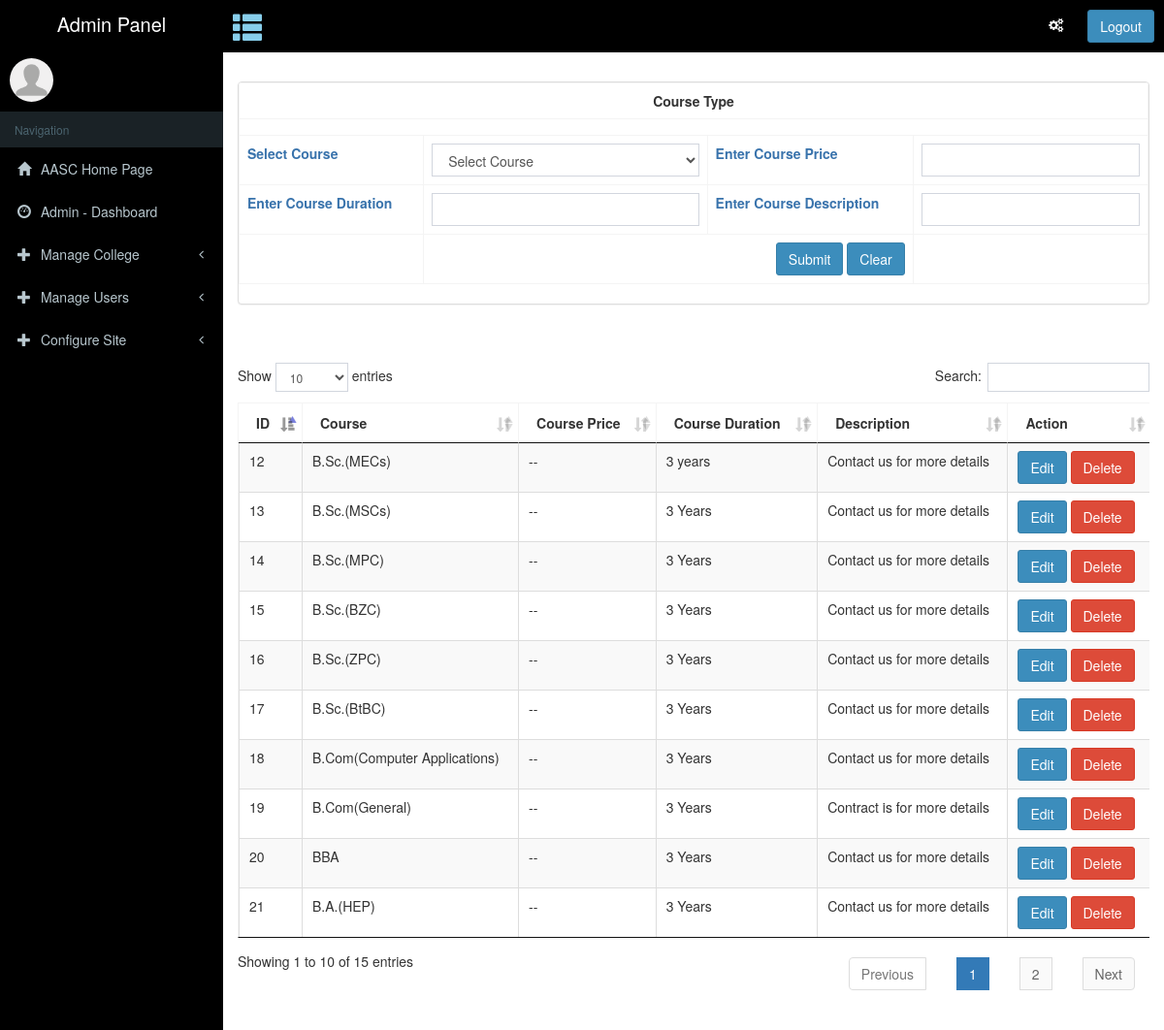
/account/manage-aasc/manage-course-details.php (signed in), run on the app's committed database.
### tables this page shows
CREATE TABLE `coursetype` (
  `id` int(11) NOT NULL,
  `price` varchar(100) NOT NULL,
  `course` varchar(100) NOT NULL,
  `cdurt` varchar(100) NOT NULL,
  `cdesc` varchar(100) NOT NULL
);

### ck.php (called while the page is built, shortened)
<?php
include 'connection.php';
if(isset($_SESSION["uname"]))
{
	$uname = $_SESSION["uname"];
	$pass = $_SESSION["pass"];
	$get = mysqli_query($conn,"SELECT * FROM approvedusers WHERE emailid ='$uname' and pass='$pass'");
	if($row = mysqli_fetch_array($get))
	{
		$ck=1;
		$role=$row['role'];
	}
}
?>

### account/manage-aasc/manage-course-details.php (the view, shortened to what this page needs)
<?php
include('../../ck.php');
if($ck!=1 or $ck!="1")
{
  header("Location: ../../index.php");
}
else
{
  if($role == "admin")
  {
?>
<!DOCTYPE html>
<html>
<head>
  <?php include '../../assets/dashboard-assets-css.php'; ?>
</head>
<body class="hold-transition skin-blue sidebar-mini">
<div class="wrapper">
            <?php include '../../navbar/dashboard-navbar.php';?>
        <?php include '../../sidebar/dashboard-left-sidebar.php';?>
  <div class="content-wrapper" style="background-color: #ffffff; ">
    <section class="content-header">
    </section>
    <section class="content">
    <div class="panel panel-default table-responsive">
    <form method="post" action="manage-course-details.php">
      <table class="table table-bordered">
        <tr>
          <th colspan="4" class="panel-heading" style="font-weight: bold; text-align: center;">Course Type</th>
        </tr>
        <tr>
          <td align="center" colspan="4">
          </td>
        </tr>
        <tr>
          <td><span style="color: #3973ac; font-weight: bold; ">Select Course</span></td>
          <td>
            <?php
				echo "<select id='txtcourse' name='txtcourse' class='form-control'>";
				echo "<option value='0'>Select Course</option>";
				echo "</select>";
        ?>
          </td>
          <td><span style="color: #3973ac; font-weight: bold; ">Enter Course Price</span></td>
          <td><input type="text" name="txtprice" id="txtprice" class="form-control"><font color="#DB2929" style="font-size: small"></font><span id="spnError" style="color: Red; display: none">*Enter Characters Only.</span>
          </td>
        </tr>
        <tr>
          <td><span style="color: #3973ac; font-weight: bold; ">Enter Course Duration</span></td>
          <td><input type="text" name="txtcdurt" id="txtcdurt" class="form-control"><span id="spnError" style="color: Red; display: none">*Enter Characters Only.</span>
		  <td><span style="color: #3973ac; font-weight: bold; ">Enter Course Description </span></td>
          <td><input type="text" name="txtcdesc" id="txtcdesc" class="form-control"><span id="spnError" style="color: Red; display: none">*Enter Characters Only.</span></td>
        </tr>
        <tr>
          <td></td>
          <td align="right" colspan = "2">
            <input type="submit" name="btnsubmit" id="btnsubmit" value="Submit" class="btn btn-primary">
            <input type="button" name="btnclear" id="btnclear" value="Clear" class="btn btn-primary">
          </td>
        </tr>
      </table>
      </form>
    </div>
    <br><br>
    <div class="table-responsive">
      <table id="example" class="table table-striped table-bordered cell-border" cellspacing="0" width="100%">
        <thead>
          <tr>
            <th>ID</th>
            <th>Course</th>
            <th>Course Price</th>
            <th>Course Duration</th>
            <th>Description</th>
            <th>Action</th>
          </tr>
        </thead>
        <tbody>
		<?php
              $get2 = mysqli_query($conn,"SELECT * FROM coursetype");
              while($row2 = mysqli_fetch_array($get2))
              {
                $id = $row2['id'];
                $course = $row2['course'];
                $price = $row2['price'];
                $cdurt = $row2['cdurt'];
                $cdesc = $row2['cdesc'];
		?>
        <div id="tbl_row">
          <tr>
            <td><?php echo $id; ?></td>
            <td><?php echo $course; ?></td>
            <td><?php echo $price; ?></td>
            <td><?php echo $cdurt; ?></td>
            <td><?php echo $cdesc; ?></td>
            <td>
              <input type="button" name="btnEdit" id="btnEdit" value="Edit" class="btn btn-primary" onclick="edit_row('<?php echo $id; ?>')">
              <input type="button" name="btnDelete" id="btnDelete" value="Delete" class="btn btn-danger" onclick="delete_row('<?php echo $id; ?>')">
            </td>
          </tr>
        </div>
		<?php
              }
		?>
        </tbody>
      </table>
    </div>
    </section>
  </div>
</div>
</body>
</html>
<?php
  }
}
?>

### assets/css/jAlert.css (style rules this page uses)
html,body { min-height: 100%; }

### data on the page
coursetype: id "12", course "B.Sc.(MECs)", price "--", cdurt "3 years", cdesc "Contact us for more details"
coursetype: id "13", course "B.Sc.(MSCs)", price "--", cdurt "3 Years", cdesc "Contact us for more details"
coursetype: id "14", course "B.Sc.(MPC)", price "--", cdurt "3 Years", cdesc "Contact us for more details"
coursetype: id "15", course "B.Sc.(BZC)", price "--", cdurt "3 Years", cdesc "Contact us for more details"
coursetype: id "16", course "B.Sc.(ZPC)", price "--", cdurt "3 Years", cdesc "Contact us for more details"
coursetype: id "17", course "B.Sc.(BtBC)", price "--", cdurt "3 Years", cdesc "Contact us for more details"
coursetype: id "18", course "B.Com(Computer Applications)", price "--", cdurt "3 Years", cdesc "Contact us for more details"
coursetype: id "19", course "B.Com(General)", price "--", cdurt "3 Years", cdesc "Contract is for more details"
coursetype: id "20", course "BBA", price "--", cdurt "3 Years", cdesc "Contact us for more details"
coursetype: id "21", course "B.A.(HEP)", price "--", cdurt "3 Years", cdesc "Contact us for more details"
